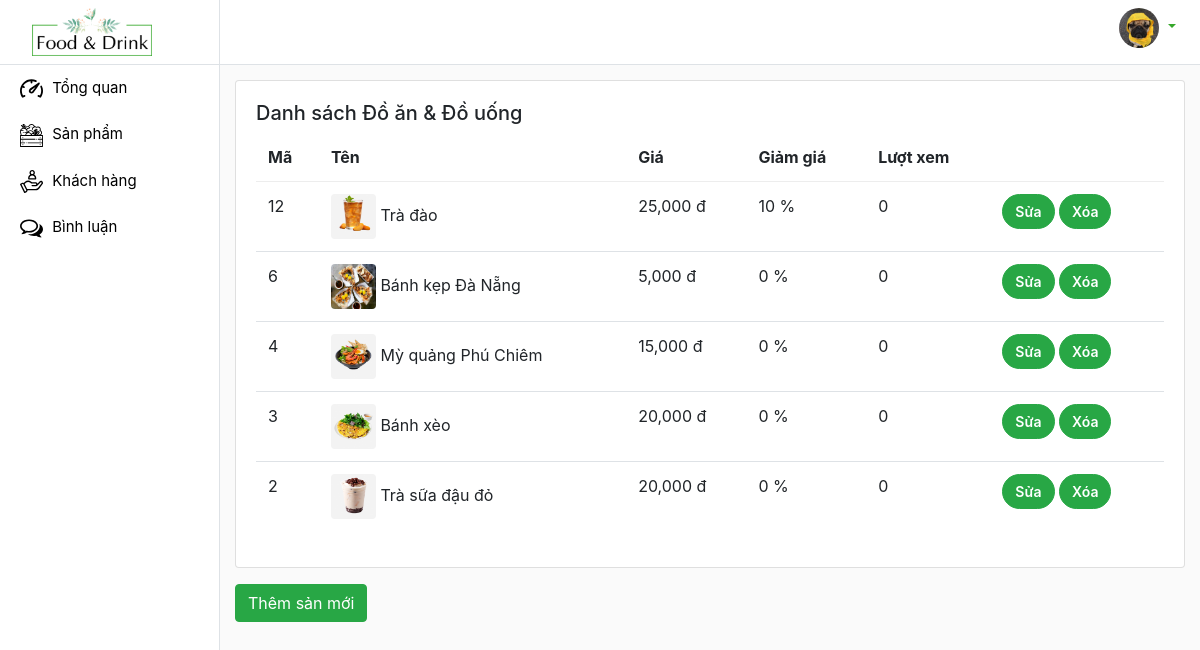
Page /admin/products/index.php on the earlier database version.
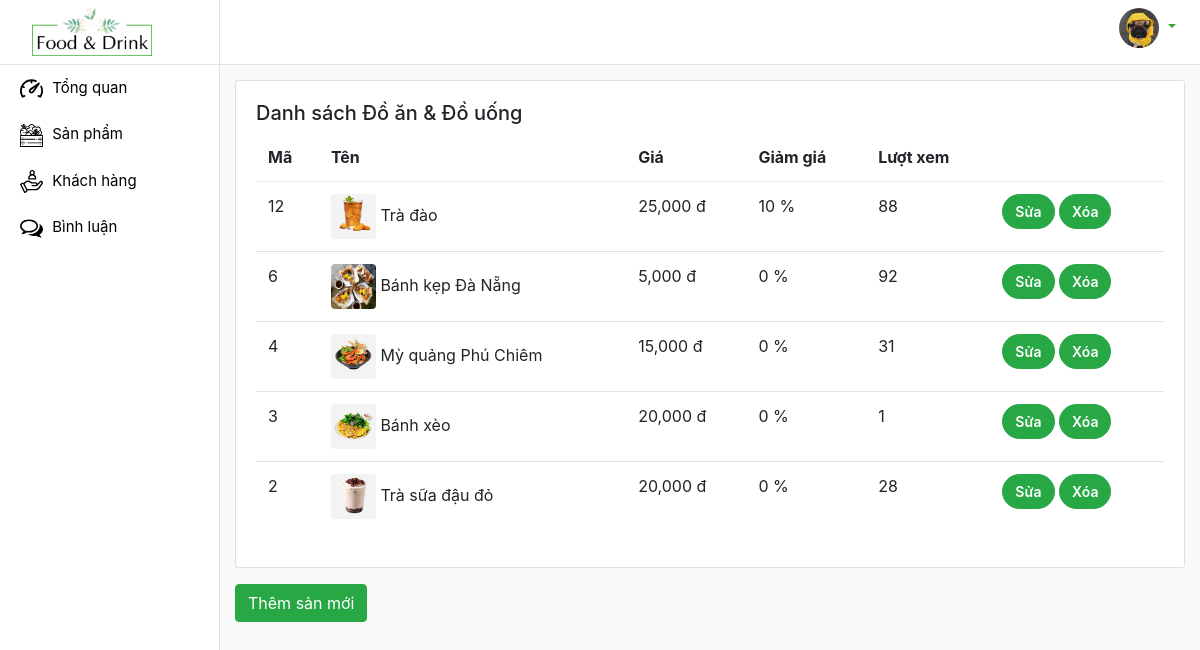
Same page on the later database version.
### tables this page shows
CREATE TABLE `products` (
  `id_product` int(12) NOT NULL,
  `name_product` varchar(120) NOT NULL,
  `img_product` varchar(200) NOT NULL,
  `price_product` float NOT NULL,
  `sale` float NOT NULL,
  `view` int(10) NOT NULL,
  `kind_product` varchar(60) NOT NULL,
  `description` text NOT NULL
);

### admin/products/index.php (called while the page is built, shortened)
<?php
    require '../../global.php';
    require '../../DAO/functionProduct.php';
    extract($_REQUEST);
    if(array_key_exists('viewAddProduct', $_REQUEST)) {
        $view_name = 'viewAddProduct.php';
    }
    else if(array_key_exists('addNewProduct', $_REQUEST)) {
        $img_product = save_file("img", $DIR_IMG);
        insertProduct($name_product, $price_product, $sale, $kind_product, $img_product, $description);
        $message = 'Thêm mới thành công!';
        $view_name = 'viewAddProduct.php';
    }
    else if(array_key_exists('deleteProduct', $_REQUEST)){
        deleteProduct($id_product);
        $message = 'Xóa thành công!';
        $products = selectProducts();
        $view_name = 'displayTableProducts.php';
    }
    else if(array_key_exists('viewEditProduct', $_REQUEST)){
        $product = selectProduct($id_product);
        $view_name = 'editProduct.php';
    }
    else{
        $products = selectProducts();
    }
    require('../layout.php');
?>

### DAO/functionProduct.php (called while the page is built, shortened)
<?php
    require_once 'database.php';
    function selectProducts(){
        global $db;
        $select = "SELECT * FROM products ORDER BY id_product DESC";
        return $db->query($select);
    }
?>

### global.php (called while the page is built, shortened)
<?php
    $URL = "/du-an-1";
    $URL_ADMIN = $URL . '/admin';
    $URL_IMG = $URL . '/images';
?>

### admin/products/displayTableProducts.php (the view, shortened to what this page needs)
<div class="card">
    <div class="card-body">
        <h5>Danh sách Đồ ăn & Đồ uống</h5>
        <div class="table-responsive">
            <table class="table table-hover">
                <thead>
                    <tr>
                        <th scope="col">Mã</th>
                        <th scope="col">Tên</th>
                        <th scope="col">Giá</th>
                        <th scope="col">Giảm giá</th>
                        <th scope="col">Lượt xem</th>
                        <th scope="col"></th>
                    </tr>
                </thead>
                <tbody>
                    <?php foreach($products as $product) : ?>
                        <tr>
                            <td scope="row"><?=$product['id_product']?></td>
                            <td>
                                <img src="<?=$URL_IMG?>/<?=$product['img_product']?>" class="rounded" height="45px"
                                    width="45px">
                                <?=$product['name_product']?>
                            </td>
                            <td><?=number_format($product['price_product'])?> đ</td>
                            <td><?=$product['sale']?> %</td>
                            <td><?=$product['view']?></td>
                            <td>
                                <a class="btn btn-success rounded-pill button " href="index.php?viewEditProduct&id_product=<?=$product['id_product']?>"
                                    role="button">Sửa</a>
                                <a class="btn btn-success rounded-pill button" href="index.php?deleteProduct&id_product=<?=$product['id_product']?>"
                                    role="button" onclick="return confirm('Bạn có muốn xóa sản phẩm này ?')">Xóa</a>
                            </td>
                        </tr>
                    <?php endforeach ?>
                </tbody>
            </table>
        </div>
    </div>
</div>
<a href="<?=$URL_ADMIN?>/products?viewAddProduct" class="btn btn-success mt-3">Thêm sản mới</a>

Differences in the rows shown:
changed products "Trà đào": view "0" → "88"
changed products "Bánh kẹp Đà Nẵng": view "0" → "92"
changed products "Mỳ quảng Phú Chiêm": view "0" → "31"
changed products "Bánh xèo": view "0" → "1"
changed products "Trà sữa đậu đỏ": view "0" → "28"
